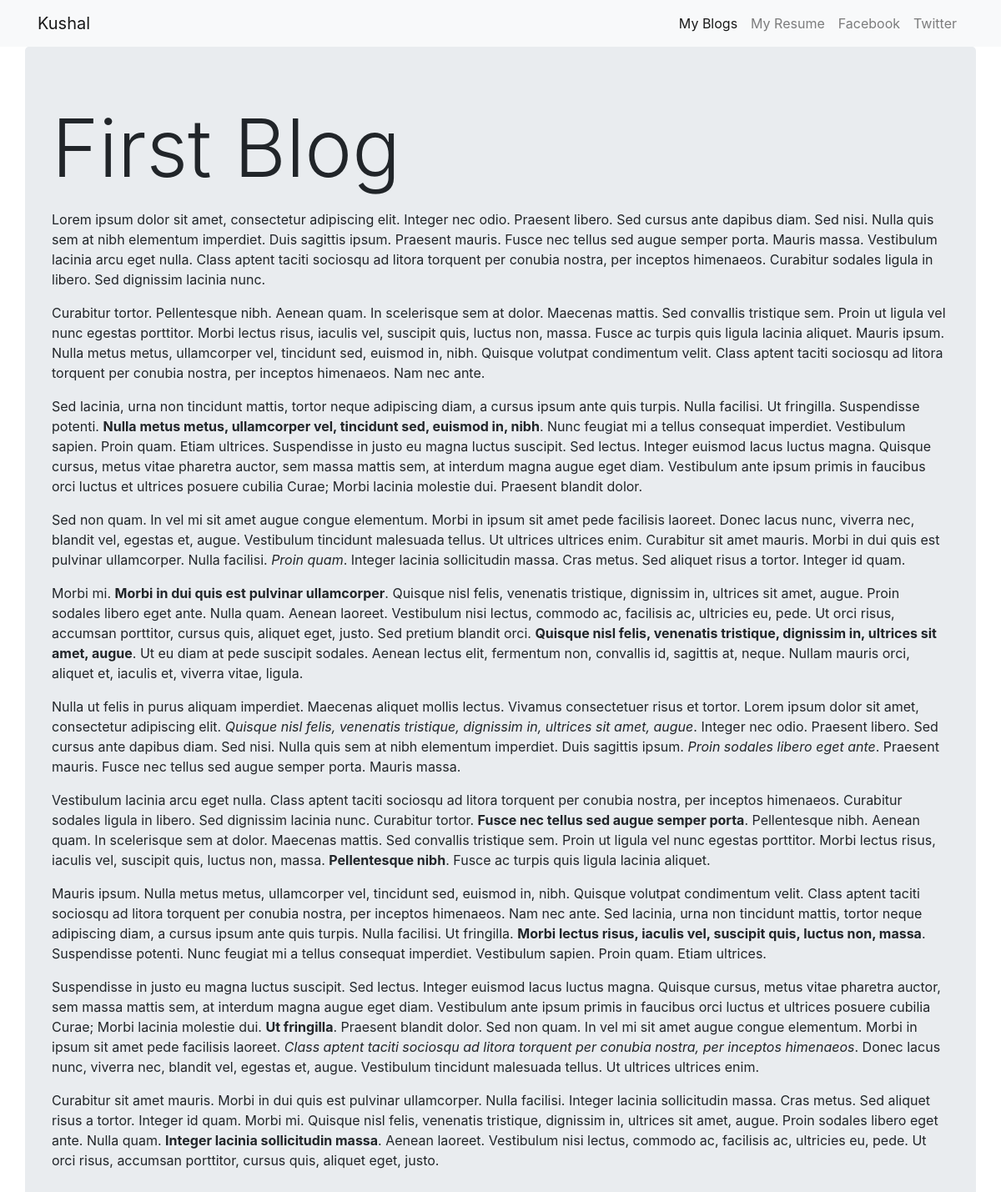
The app's page /blog/blog/1/ with its own data.
### blog/models.py (models this page shows, shortened)
class Blog(models.Model):
    title = models.CharField(max_length=100)
    body = models.TextField()
    created = models.DateField(auto_now_add=True)

### blog/views.py (the view)
# urls.py: path('blog/<int:blog_id>/',views.blog_detail,name = 'blog_detail')
def blog_detail(request,blog_id):
    blog = get_object_or_404(Blog,pk = blog_id)
    context = {
        'blog':blog
    }
    return render(request,'blog/blog_detail.html',context)

### blog/templates/blog/blog_detail.html
{% extends 'portfolio/base.html' %}
{% block content %}
   <div class="jumbotron container m-20">
        <strong class="display-1 lead">{{blog.title}}</strong>
        <br>
        <p class="lead">{{blog.body|safe}}</p>
        <br>
   </div>
{% endblock content %}

### records on screen
Blog: title "First Blog", body "Lorem ipsum dolor sit amet, consectetur adipiscing elit. Integer nec odio. Praesent libero. Sed cursus ante dapibus diam. Sed nisi. Nulla quis sem at nibh elementum imperdiet. Duis sagittis ipsum. Praesent mauris. Fusce nec tellus sed augue semper porta. Mauris massa. Vestibulum lacinia arcu eget nulla. Class aptent taciti sociosqu ad litora torquent per conubia nostra, per inceptos himenaeos. Curabitur sodales ligula in libero. Sed dignissim lacinia nunc. Curabitur tortor. Pellentesque nibh. Aenean quam. In scelerisque sem at dolor. Maecenas mattis. Sed convallis tristique sem. Proin ut ligula vel nunc egestas porttitor. Morbi lectus risus, iaculis vel, suscipit quis, luctus non, massa.…"
